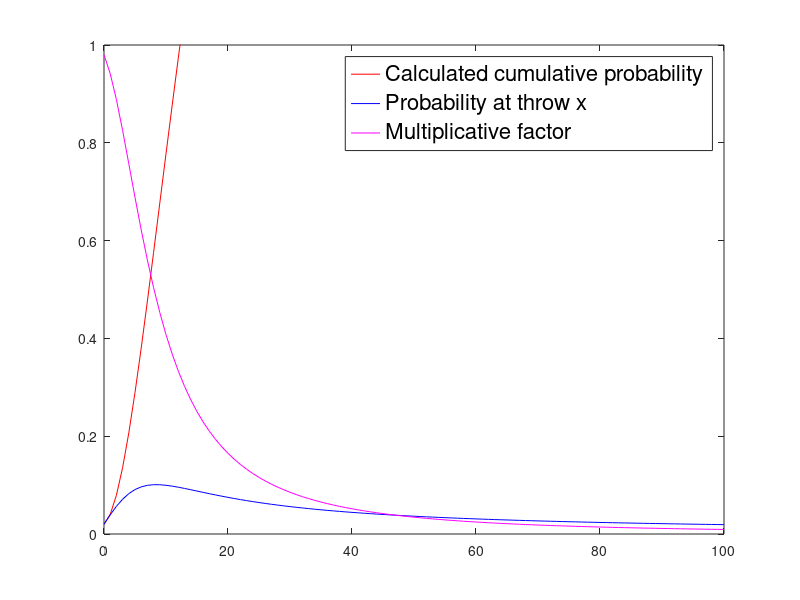

The MATLAB source for this figure:
x=0:1:100;
chance=0.02;

p=zeros([length(x),1]);  ##probabilites
pc=zeros([length(x),1]); ##cumulative
pm=zeros([length(x),1]); ##multiplicative factors
pm(1)=1-chance;  ##multiplicative factor

p(1)=chance;
pc(1)=chance;
A(1)=p(1);

for k=1:length(x)-1
  
  ##p(k+1)=(1-pc(k))*chance*k;
  ##p(k+1)=(k*chance)*(1-chance)^k;
  ##pc(k+1)=pc(k)+p(k+1);
  ##pm=pm*(1-p(k));
  
  p(k+1)=pm(k)*chance*(k+1);
  pm(k+1)=pm(k)*(1-p(k+1));
  pc(k+1)=pc(k)+p(k);
  
endfor

plot(x,pc,'r','DisplayName','Calculated cumulative probability');
hold on
plot(x,p,'b','DisplayName','Probability at throw x');
plot(x,pm,'m','DisplayName','Multiplicative factor');
axis([0,100,0,1]);
lgd=legend;
set(lgd,'FontSize',16);